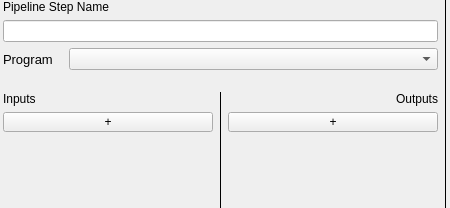
<?xml version="1.0" encoding="UTF-8"?>
<ui version="4.0">
 <class>pipeline_step</class>
 <widget class="QWidget" name="pipeline_step">
  <property name="geometry">
   <rect>
    <x>0</x>
    <y>0</y>
    <width>450</width>
    <height>208</height>
   </rect>
  </property>
  <property name="sizePolicy">
   <sizepolicy hsizetype="Fixed" vsizetype="Expanding">
    <horstretch>0</horstretch>
    <verstretch>0</verstretch>
   </sizepolicy>
  </property>
  <property name="minimumSize">
   <size>
    <width>450</width>
    <height>110</height>
   </size>
  </property>
  <property name="windowTitle">
   <string>Form</string>
  </property>
  <layout class="QHBoxLayout" name="horizontalLayout_2">
   <property name="sizeConstraint">
    <enum>QLayout::SetDefaultConstraint</enum>
   </property>
   <property name="leftMargin">
    <number>3</number>
   </property>
   <property name="topMargin">
    <number>0</number>
   </property>
   <property name="rightMargin">
    <number>3</number>
   </property>
   <property name="bottomMargin">
    <number>0</number>
   </property>
   <item>
    <layout class="QVBoxLayout" name="verticalLayout">
     <property name="rightMargin">
      <number>0</number>
     </property>
     <item>
      <widget class="QLabel" name="pipeline_step_name_label">
       <property name="sizePolicy">
        <sizepolicy hsizetype="Preferred" vsizetype="Fixed">
         <horstretch>0</horstretch>
         <verstretch>0</verstretch>
        </sizepolicy>
       </property>
       <property name="text">
        <string>Pipeline Step Name</string>
       </property>
      </widget>
     </item>
     <item>
      <widget class="QLineEdit" name="pipeline_step_name_lineedit"/>
     </item>
     <item>
      <layout class="QHBoxLayout" name="horizontalLayout_3">
       <property name="topMargin">
        <number>0</number>
       </property>
       <item>
        <widget class="QLabel" name="program_label">
         <property name="sizePolicy">
          <sizepolicy hsizetype="Fixed" vsizetype="Fixed">
           <horstretch>0</horstretch>
           <verstretch>0</verstretch>
          </sizepolicy>
         </property>
         <property name="minimumSize">
          <size>
           <width>60</width>
           <height>20</height>
          </size>
         </property>
         <property name="maximumSize">
          <size>
           <width>16777215</width>
           <height>20</height>
          </size>
         </property>
         <property name="font">
          <font>
           <pointsize>10</pointsize>
          </font>
         </property>
         <property name="text">
          <string>Program</string>
         </property>
         <property name="alignment">
          <set>Qt::AlignLeading|Qt::AlignLeft|Qt::AlignVCenter</set>
         </property>
        </widget>
       </item>
       <item>
        <widget class="QComboBox" name="program_combobox"/>
       </item>
      </layout>
     </item>
     <item>
      <widget class="PipelineStepSettingsView" name="program_settings" native="true">
       <property name="minimumSize">
        <size>
         <width>0</width>
         <height>10</height>
        </size>
       </property>
      </widget>
     </item>
     <item>
      <layout class="QHBoxLayout" name="horizontalLayout">
       <item>
        <layout class="QVBoxLayout" name="inputs_layout">
         <property name="leftMargin">
          <number>0</number>
         </property>
         <item>
          <widget class="QLabel" name="inputs_label">
           <property name="sizePolicy">
            <sizepolicy hsizetype="Preferred" vsizetype="Fixed">
             <horstretch>0</horstretch>
             <verstretch>0</verstretch>
            </sizepolicy>
           </property>
           <property name="text">
            <string>Inputs</string>
           </property>
          </widget>
         </item>
         <item>
          <widget class="QPushButton" name="add_input_button">
           <property name="minimumSize">
            <size>
             <width>100</width>
             <height>20</height>
            </size>
           </property>
           <property name="maximumSize">
            <size>
             <width>16777215</width>
             <height>20</height>
            </size>
           </property>
           <property name="text">
            <string>+</string>
           </property>
          </widget>
         </item>
         <item>
          <spacer name="verticalSpacer">
           <property name="orientation">
            <enum>Qt::Vertical</enum>
           </property>
           <property name="sizeHint" stdset="0">
            <size>
             <width>20</width>
             <height>40</height>
            </size>
           </property>
          </spacer>
         </item>
        </layout>
       </item>
       <item>
        <widget class="Line" name="line">
         <property name="frameShadow">
          <enum>QFrame::Plain</enum>
         </property>
         <property name="orientation">
          <enum>Qt::Vertical</enum>
         </property>
        </widget>
       </item>
       <item>
        <layout class="QVBoxLayout" name="outputs_layout">
         <property name="leftMargin">
          <number>0</number>
         </property>
         <item>
          <widget class="QLabel" name="outputs_label">
           <property name="sizePolicy">
            <sizepolicy hsizetype="Preferred" vsizetype="Fixed">
             <horstretch>0</horstretch>
             <verstretch>0</verstretch>
            </sizepolicy>
           </property>
           <property name="text">
            <string>Outputs</string>
           </property>
           <property name="alignment">
            <set>Qt::AlignRight|Qt::AlignTrailing|Qt::AlignVCenter</set>
           </property>
          </widget>
         </item>
         <item>
          <widget class="QPushButton" name="add_output_button">
           <property name="minimumSize">
            <size>
             <width>100</width>
             <height>20</height>
            </size>
           </property>
           <property name="maximumSize">
            <size>
             <width>16777215</width>
             <height>20</height>
            </size>
           </property>
           <property name="text">
            <string>+</string>
           </property>
          </widget>
         </item>
         <item>
          <spacer name="verticalSpacer_2">
           <property name="orientation">
            <enum>Qt::Vertical</enum>
           </property>
           <property name="sizeHint" stdset="0">
            <size>
             <width>20</width>
             <height>40</height>
            </size>
           </property>
          </spacer>
         </item>
        </layout>
       </item>
      </layout>
     </item>
    </layout>
   </item>
   <item>
    <widget class="Line" name="line_2">
     <property name="frameShadow">
      <enum>QFrame::Plain</enum>
     </property>
     <property name="orientation">
      <enum>Qt::Vertical</enum>
     </property>
    </widget>
   </item>
  </layout>
 </widget>
 <customwidgets>
  <customwidget>
   <class>PipelineStepSettingsView</class>
   <extends>QWidget</extends>
   <header>pipelineStepSettingsView</header>
   <container>1</container>
  </customwidget>
 </customwidgets>
 <resources/>
 <connections/>
</ui>
